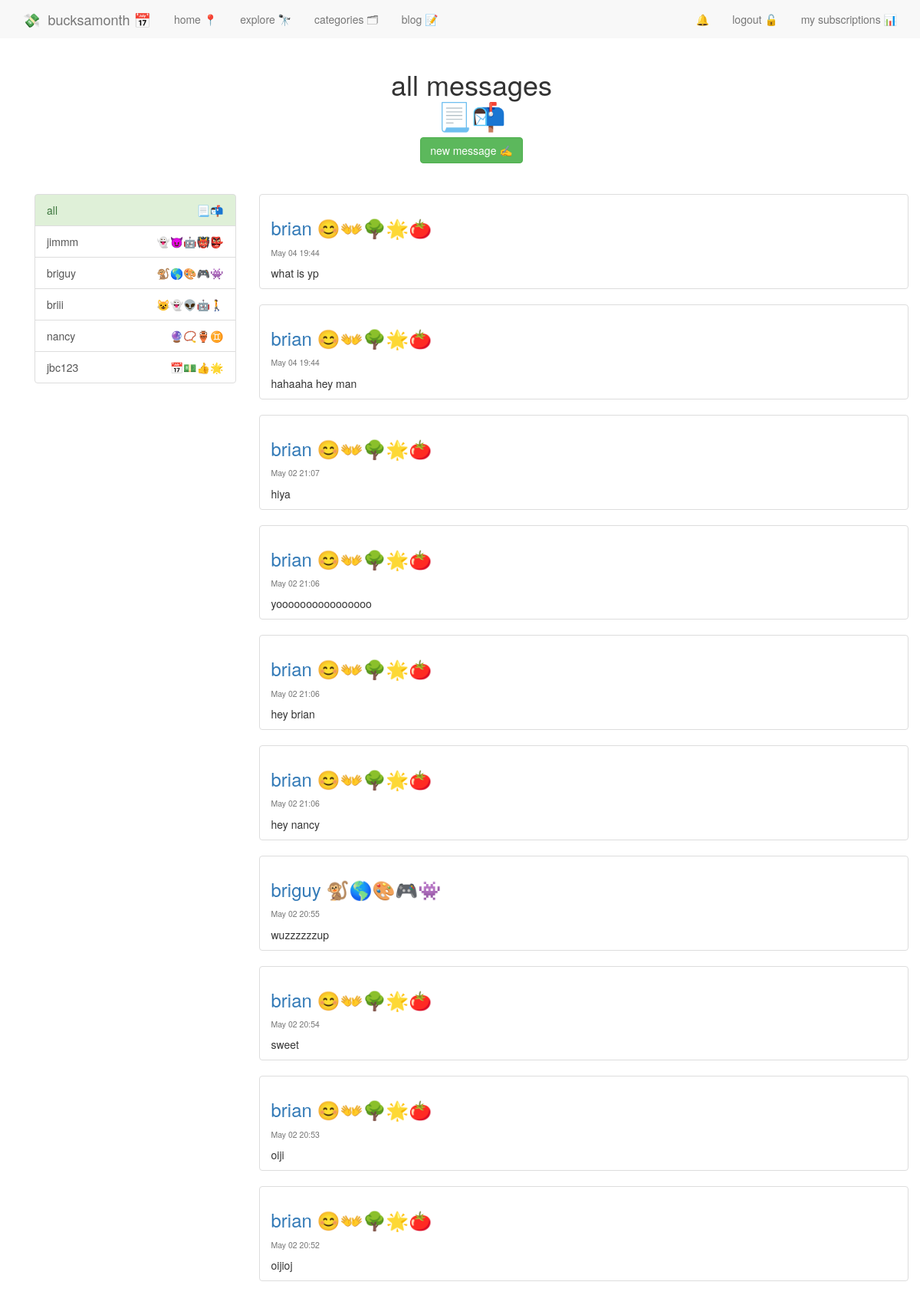
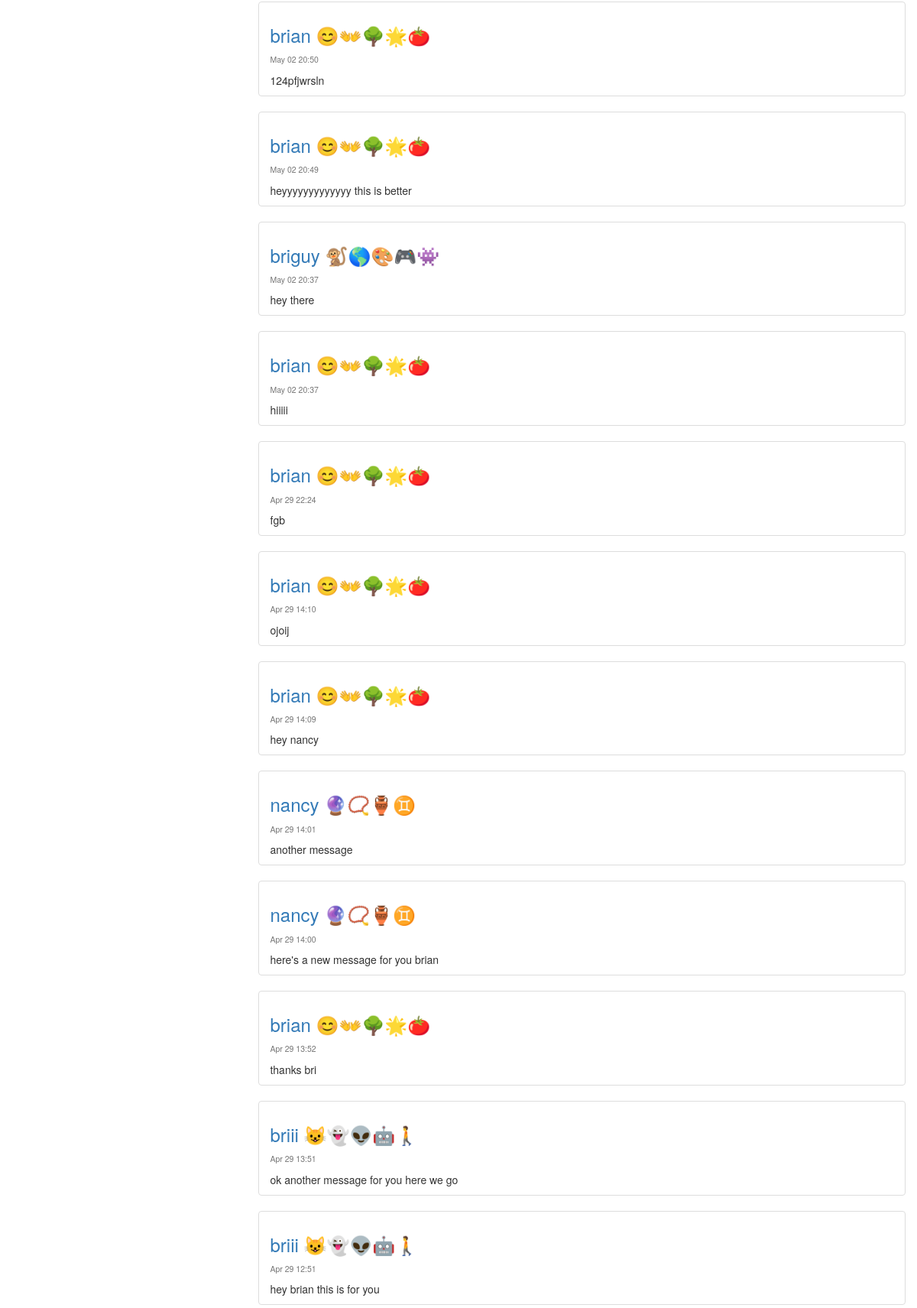
The page /account/messages/ (signed in, upper part) on the database its author committed (2 pictures, top to bottom).
### accounts/models.py (models this page shows, shortened)
class UserProfile(models.Model):
	user = models.OneToOneField(User)
	description = models.CharField(max_length=100, default='')
	twitter = models.CharField(max_length=100, default='')
	emoji = models.CharField(max_length=10, default='')
	setup = models.BooleanField(default=False)
	uid = models.CharField(default=uuid.uuid4, max_length=40)
	email_valid = models.BooleanField(default=False)
	followers = models.ManyToManyField('self')

### user_messages/models.py (models this page shows, shortened)
class UserMessage(models.Model):
    user = models.ForeignKey(User)
    message = models.TextField(max_length=5000, blank=True)
    date = models.DateTimeField(auto_now_add=True)
    conversation = models.ForeignKey(User, related_name="conversation")
    from_user = models.ForeignKey(User, related_name="from_user")
    is_read = models.BooleanField(default=False)
    class Meta:
        ordering = ('-date',)
    @staticmethod
    def get_conversations(user):
        conversations = UserMessage.objects.filter(
            user=user).values('conversation').annotate(
                last=Max('date')).order_by('-last')
        users = []
        for conversation in conversations:
            users.append({
                'user':User.objects.get(pk=conversation['conversation']),
                'last':conversation['last'],
                'unread':UserMessage.objects.filter(user=user,
                                                    conversation__pk=conversation[
                                                        'conversation'],
                                                    is_read=False).count(),
            })
        return users

### user_messages/views.py (the view)
@login_required
def inbox(request):
    conversations = UserMessage.get_conversations(user=request.user)
    active_conversation = None
    messages = None
    if conversations:
        conversation = conversations[0]
        messages = UserMessage.objects.filter(  user=request.user,
                                                )
        messages.update(is_read=True)
    return render(request, 'user_messages/inbox.html', {
        'messages_':messages,
        'conversations':conversations,
        'active':active_conversation,
        'name':None
    })

### user_messages/templates/user_messages/inbox.html (shortened to what this page needs)
{% extends 'base.html' %}
{% block content %}
{% include 'nav.html' %}
<div class="container">
<h1 style="text-align:center;">{% if name %}📃📬<br />messages with {{ name }}<br />{{ name.userprofile.emoji }}{% else %}all messages<br />📃📬{% endif %}</h1>
    {% if not name %}<div style="text-align:center;"><a style="text-align:center;" class="btn btn-success" href="{% url 'accounts:new_message' %}">new message ✍️</a></div><br />
{% endif %}<br />
  <div class="row">
<div class="col-md-3">
    {% include 'user_messages/partial_conversation.html' with conversations=conversations active=active %}
</div>
<div class="col-md-9">
    {% for message in messages_ %}
    <div class="list-group">
      {% include 'user_messages/partial_message.html' with message=message %}
    </div>
    {% endfor %}
  </div>
</div>
</div>
{% endblock %}

### user_messages/templates/user_messages/partial_conversation.html (shortened to what this page needs)
<div class="list-group">
  <a class="list-group-item {% if not name %}list-group-item-success{% endif %}" href="{% url 'accounts:inbox' %}">all<span class="pull-right">📃📬</span>
{% for conversation in conversations %}
  <a href="{% url 'accounts:messages' username=conversation.user.username %}" class="list-group-item{% if active == conversation.user.username %} list-group-item-success{% endif %}">
    {{ conversation.user.username }} <span class="pull-right">{{ conversation.user.userprofile.emoji }}</span>
  </a>
{% endfor %}
</div>

### user_messages/templates/user_messages/partial_message.html (shortened to what this page needs)
<div class="list-group-item">
  <h3><a href="{% url 'users:view_profile' username=message.from_user.username %}">{{ message.from_user.username }}&nbsp;{{ message.from_user.userprofile.emoji }}</a></h3>
  <div>
    <h5>
      <small>
        {{ message.date|date:'M d G:i' }}
      </small>
    </h5>
    {{ message.message }}
  </div>
</div>

### static/css/main.css (style rules this page uses)
body { min-height: 200px; padding-top: 70px; padding-bottom: 20px; }
a { text-decoration: none; }

### rows shown on the page
UserMessage: from_user.username "brian", from_user.userprofile.emoji "😊👐🌳🌟🍅", date "May 04 19:44", message "what is yp"
UserMessage: from_user.username "brian", from_user.userprofile.emoji "😊👐🌳🌟🍅", date "May 04 19:44", message "hahaaha hey man"
UserMessage: from_user.username "brian", from_user.userprofile.emoji "😊👐🌳🌟🍅", date "May 02 21:07", message "hiya"
UserMessage: from_user.username "brian", from_user.userprofile.emoji "😊👐🌳🌟🍅", date "May 02 21:06", message "yoooooooooooooooo"
UserMessage: from_user.username "brian", from_user.userprofile.emoji "😊👐🌳🌟🍅", date "May 02 21:06", message "hey brian"
UserMessage: from_user.username "brian", from_user.userprofile.emoji "😊👐🌳🌟🍅", date "May 02 21:06", message "hey nancy"
UserMessage: from_user.username "briguy", from_user.userprofile.emoji "🐒🌎🎨🎮👾", date "May 02 20:55", message "wuzzzzzzup"
UserMessage: from_user.username "brian", from_user.userprofile.emoji "😊👐🌳🌟🍅", date "May 02 20:54", message "sweet"
UserMessage: from_user.username "brian", from_user.userprofile.emoji "😊👐🌳🌟🍅", date "May 02 20:53", message "oiji"
UserMessage: from_user.username "brian", from_user.userprofile.emoji "😊👐🌳🌟🍅", date "May 02 20:52", message "oijioj"
UserMessage: from_user.username "brian", from_user.userprofile.emoji "😊👐🌳🌟🍅", date "May 02 20:50", message "124pfjwrsln"
UserMessage: from_user.username "brian", from_user.userprofile.emoji "😊👐🌳🌟🍅", date "May 02 20:49", message "heyyyyyyyyyyyyy this is better"
UserMessage: from_user.username "briguy", from_user.userprofile.emoji "🐒🌎🎨🎮👾", date "May 02 20:37", message "hey there"
UserMessage: from_user.username "brian", from_user.userprofile.emoji "😊👐🌳🌟🍅", date "May 02 20:37", message "hiiiii"
UserMessage: from_user.username "brian", from_user.userprofile.emoji "😊👐🌳🌟🍅", date "Apr 29 22:24", message "fgb"
UserMessage: from_user.username "brian", from_user.userprofile.emoji "😊👐🌳🌟🍅", date "Apr 29 14:10", message "ojoij"
UserMessage: from_user.username "brian", from_user.userprofile.emoji "😊👐🌳🌟🍅", date "Apr 29 14:09", message "hey nancy"
UserMessage: from_user.username "nancy", from_user.userprofile.emoji "🔮📿🏺♊️", date "Apr 29 14:01", message "another message"
UserMessage: from_user.username "nancy", from_user.userprofile.emoji "🔮📿🏺♊️", date "Apr 29 14:00", message "here's a new message for you brian"
UserMessage: from_user.username "brian", from_user.userprofile.emoji "😊👐🌳🌟🍅", date "Apr 29 13:52", message "thanks bri"
UserMessage: from_user.username "briii", from_user.userprofile.emoji "😺👻👽🤖🚶", date "Apr 29 13:51", message "ok another message for you here we go"
UserMessage: from_user.username "briii", from_user.userprofile.emoji "😺👻👽🤖🚶", date "Apr 29 12:51", message "hey brian this is for you"

### other values the page prints
{{ conversation.user.username }} "jimmm"
{{ conversation.user.userprofile.emoji }} "👻😈🤖👹👺"
{{ conversation.user.username }} "briguy"
{{ conversation.user.userprofile.emoji }} "🐒🌎🎨🎮👾"
{{ conversation.user.username }} "briii"
{{ conversation.user.userprofile.emoji }} "😺👻👽🤖🚶"
{{ conversation.user.username }} "nancy"
{{ conversation.user.userprofile.emoji }} "🔮📿🏺♊️"
{{ conversation.user.username }} "jbc123"
{{ conversation.user.userprofile.emoji }} "📅💵👍🌟"
